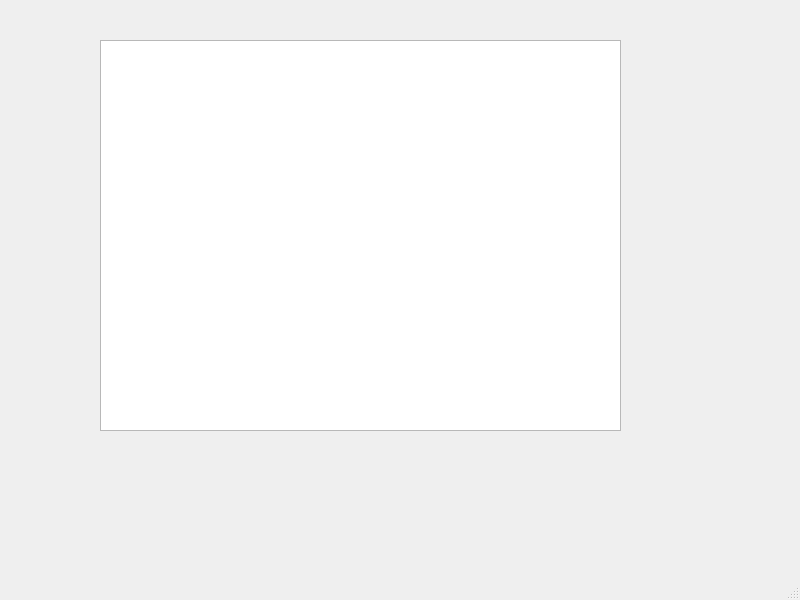
<?xml version="1.0" encoding="UTF-8"?>
<ui version="4.0">
 <class>MainWindow</class>
 <widget class="QMainWindow" name="MainWindow">
  <property name="geometry">
   <rect>
    <x>0</x>
    <y>0</y>
    <width>800</width>
    <height>600</height>
   </rect>
  </property>
  <property name="windowTitle">
   <string>MainWindow</string>
  </property>
  <widget class="QWidget" name="centralwidget">
   <widget class="QTableView" name="tableView">
    <property name="geometry">
     <rect>
      <x>100</x>
      <y>40</y>
      <width>521</width>
      <height>391</height>
     </rect>
    </property>
   </widget>
  </widget>
  <widget class="QMenuBar" name="menubar">
   <property name="geometry">
    <rect>
     <x>0</x>
     <y>0</y>
     <width>800</width>
     <height>26</height>
    </rect>
   </property>
  </widget>
  <widget class="QStatusBar" name="statusbar"/>
 </widget>
 <resources/>
 <connections/>
</ui>
